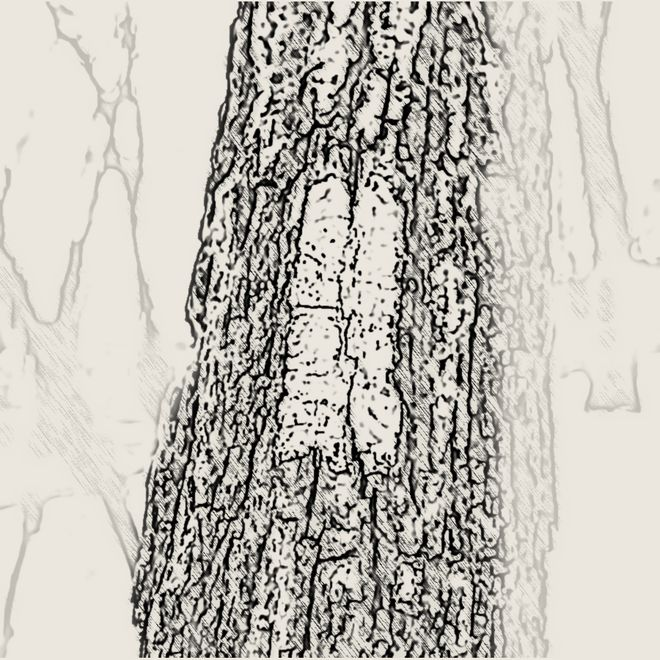
#> input picture features/structure-inventory-handoff/plates/blaze_good.jpg, 660 x 660 px
$ python duotone.py ../plates/blaze_good.jpg ../plates/sign_good.jpg
#> lines starting #> are read from the running program, lines starting #| are printed output that depends on the picture
"""The house style for a field-card plate: a square crop of a photograph, one ink colour on
paper, a soft vignette. Every plate goes through this so 79 photographs from 79 phones read
as one set. Pillow + NumPy only, so it runs wherever the pipeline does.

    python3 duotone.py in.jpg out.jpg [--crop x0,y0,x1,y1] [--size 660]

Ink is stone-900 (#2b2620, the body text colour) and paper is the surface colour (#fffdf7),
both from client/src/design-system/tokens/colors.css; pass --ink/--paper to change them.
"""
import sys
import numpy as np
from PIL import Image, ImageFilter, ImageOps

INK = (0x2B, 0x26, 0x20)
PAPER = (0xFF, 0xFD, 0xF7)


def _hex(s):
    s = s.lstrip("#")
    return tuple(int(s[i:i + 2], 16) for i in (0, 2, 4))


def square_crop(im, crop=None):
    w, h = im.size
    if crop:
        x0, y0, x1, y1 = crop
        im = im.crop((int(x0 * w), int(y0 * h), int(x1 * w), int(y1 * h)))
        w, h = im.size
    n = min(w, h)
    x, y = (w - n) // 2, (h - n) // 2
    return im.crop((x, y, x + n, y + n))


def duotone(im, size=660, ink=INK, paper=PAPER, lift=0.06, gamma=0.95, vignette=0.22):
    im = ImageOps.exif_transpose(im).convert("L").resize((size, size), Image.LANCZOS)
    # local contrast: unsharp at a large radius is the Pillow-only stand-in for CLAHE
    im = ImageOps.autocontrast(im, cutoff=1)
    im = im.filter(ImageFilter.UnsharpMask(radius=40, percent=35, threshold=0))
    g = np.asarray(im).astype(np.float32) / 255.0
    g = np.clip((g - 0.04) / 0.92, 0, 1) ** gamma
    g = lift + (1 - lift) * g
    Y, X = np.ogrid[:size, :size]
    r = np.sqrt(((X - size / 2) / (size / 2)) ** 2 + ((Y - size / 2) / (size / 2)) ** 2)
    g = g * (1 - vignette * np.clip((r - 0.7) / 0.7, 0, 1) ** 1.5)
    ink_a = np.array(ink, np.float32)
    paper_a = np.array(paper, np.float32)
    out = ink_a[None, None, :] * (1 - g[..., None]) + paper_a[None, None, :] * g[..., None]
    return Image.fromarray(np.clip(out, 0, 255).astype(np.uint8))


if __name__ == "__main__":
    src, dst = sys.argv[1], sys.argv[2]
    kw, crop = {}, None
    args = sys.argv[3:]
    while args:
        a = args.pop(0)
        if a == "--crop":
            crop = tuple(float(x) for x in args.pop(0).split(","))
        elif a == "--size":
            kw["size"] = int(args.pop(0))
        elif a == "--ink":
            kw["ink"] = _hex(args.pop(0))
        elif a == "--paper":
            kw["paper"] = _hex(args.pop(0))
    out = duotone(square_crop(Image.open(src), crop), **kw)
#> in square_crop, `w, h = im.size`: w = 660
#> in square_crop, `x, y = (w - n) // 2, (h - n) // 2`: x = 0
#> in square_crop, returned value is the input picture: PIL image 660x660 RGB; mean R, G, B 192.9, 189.3, 181.9
#> in duotone, `im = ImageOps.autocontrast(im, cutoff=1)`:
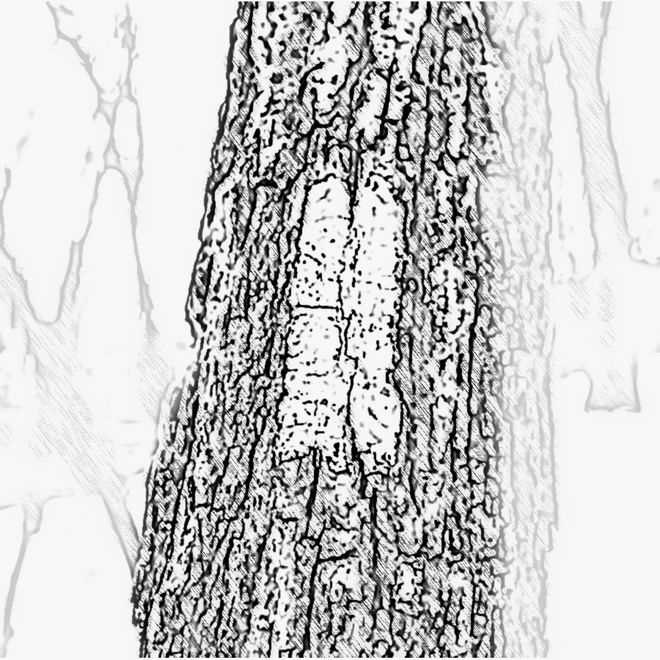
#> im: PIL image 660x660 L; min 0, max 255, mean 202.2
#> in duotone, `im = im.filter(ImageFilter.UnsharpMask(radius=40, percent=35, threshol..`:
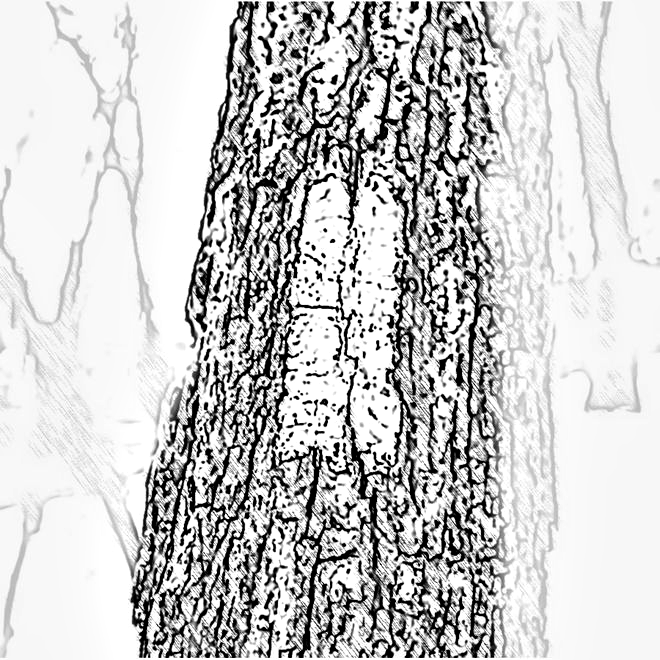
#> im: PIL image 660x660 L; min 0, max 255, mean 202.3
#> in duotone, `g = g * (1 - vignette * np.clip((r - 0.7) / 0.7, 0, 1) ** 1.5)`:
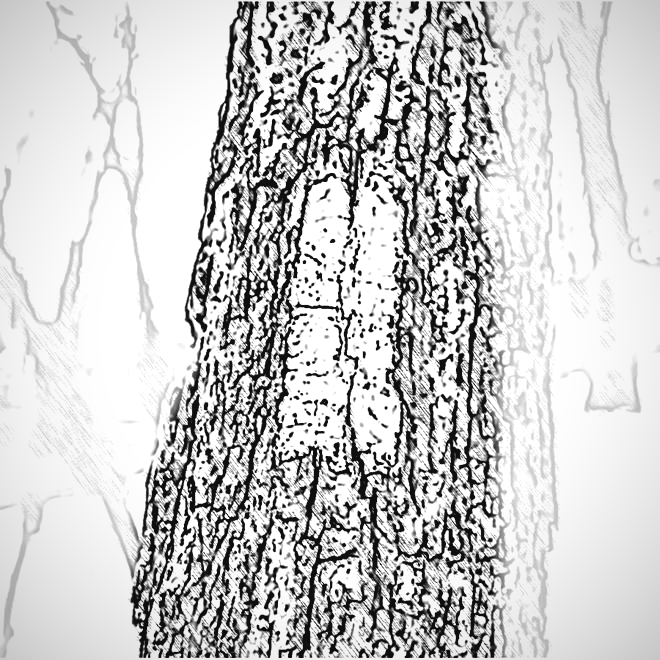
#> g: shape (660, 660) float64; min 0.0533, max 1, mean 0.792
#> in duotone, `ink_a = np.array(ink, np.float32)`: ink_a = [43, 38, 32]
#> in duotone, `paper_a = np.array(paper, np.float32)`: paper_a = [255, 253, 247]
#> in duotone, `out = ink_a[None, None, :] * (1 - g[..., None]) + paper_a[None, None, ..`:
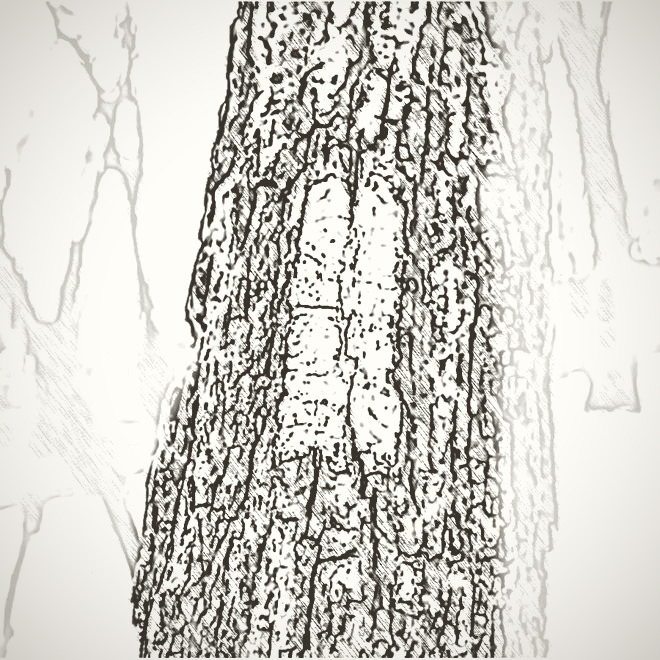
#> out: shape (660, 660, 3) float64; mean of channels 0, 1, 2 210.8, 208.2, 202.2; drawn as R, G, B
    out.save(dst, quality=84, optimize=True)
    print("wrote", dst, out.size)
#| wrote ../plates/sign_good.jpg (660, 660)

$ run again, on features/structure-inventory-handoff/plates/steps_good.jpg
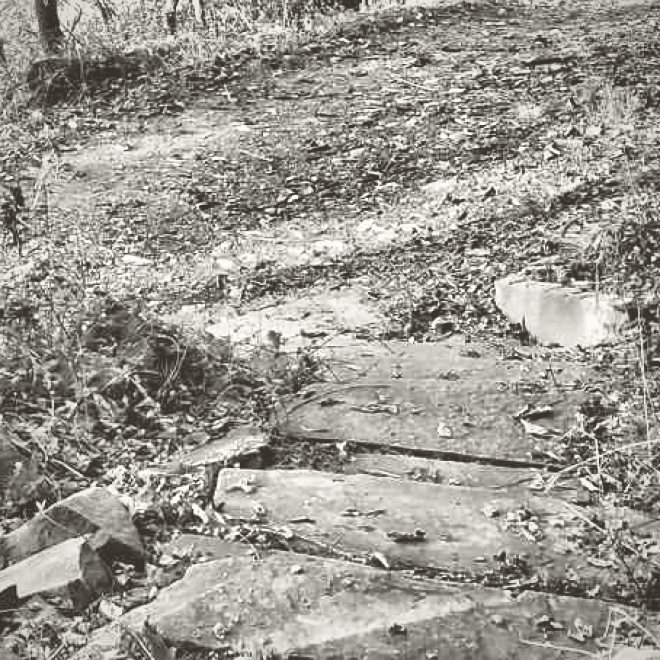
#> input picture features/structure-inventory-handoff/plates/steps_good.jpg, 660 x 660 px
#> w = 660
#> x = 0
#> in square_crop, returned value is the input picture: PIL image 660x660 RGB; mean R, G, B 155.4, 152.3, 145.4
#> in duotone, `im = im.filter(ImageFilter.UnsharpMask(radius=40, percent=35, threshol..`:
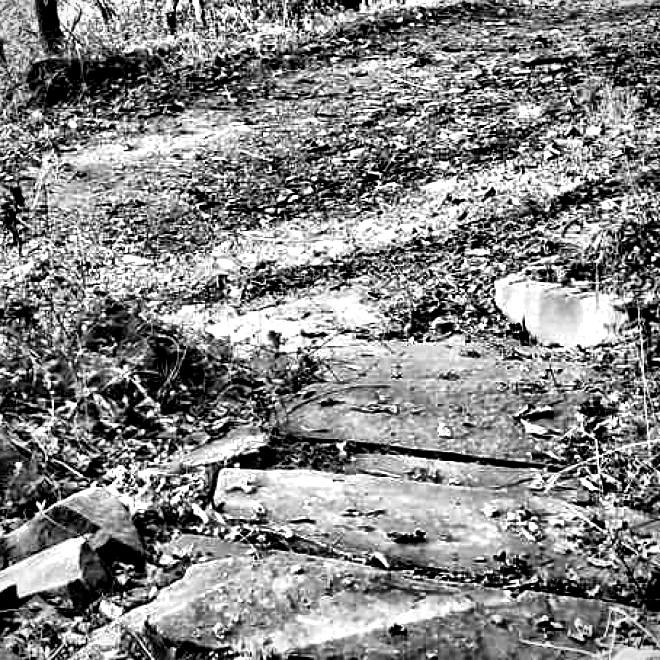
#> im: PIL image 660x660 L; min 0, max 255, mean 132.7
#> ink_a = [43, 38, 32]
#> paper_a = [255, 253, 247]
#> in duotone, `out = ink_a[None, None, :] * (1 - g[..., None]) + paper_a[None, None, ..`:
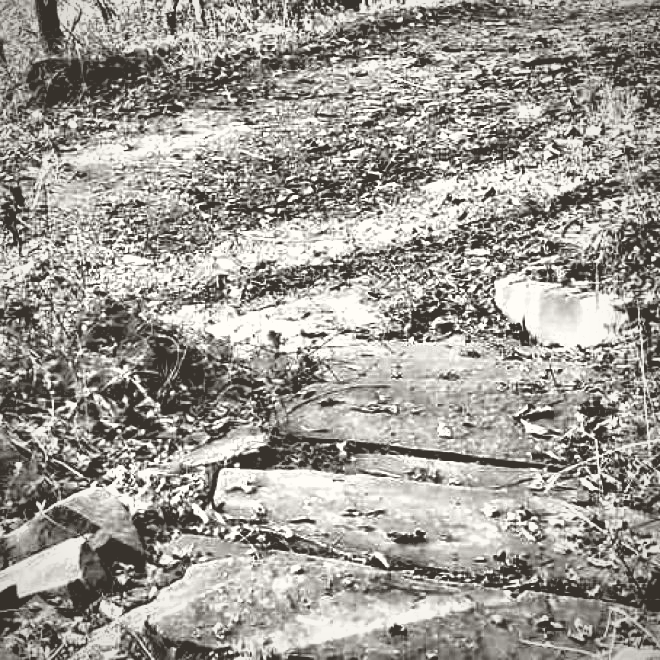
#> out: shape (660, 660, 3) float64; mean of channels 0, 1, 2 158.3, 154.9, 148.9; drawn as R, G, B
#| wrote ../plates/steps_good.jpg (660, 660)
